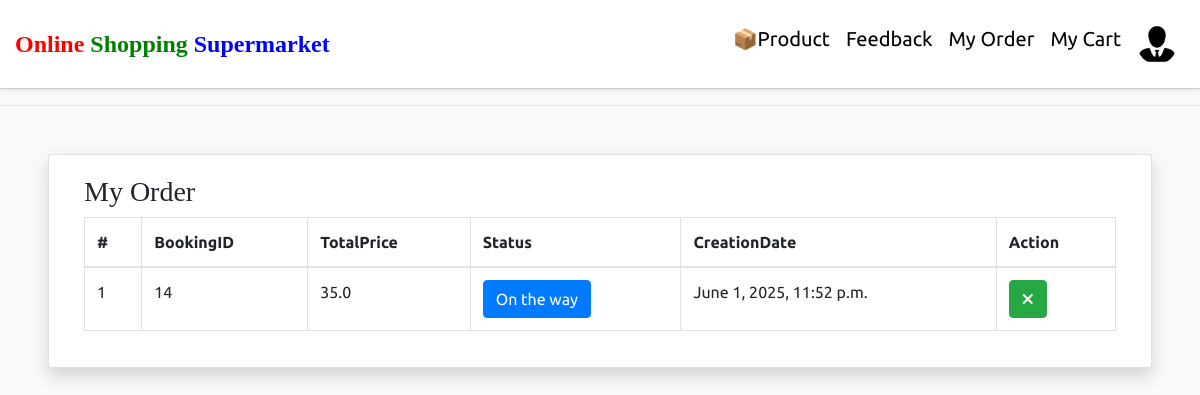
Before: /my-order/ (signed in) with the older database file.
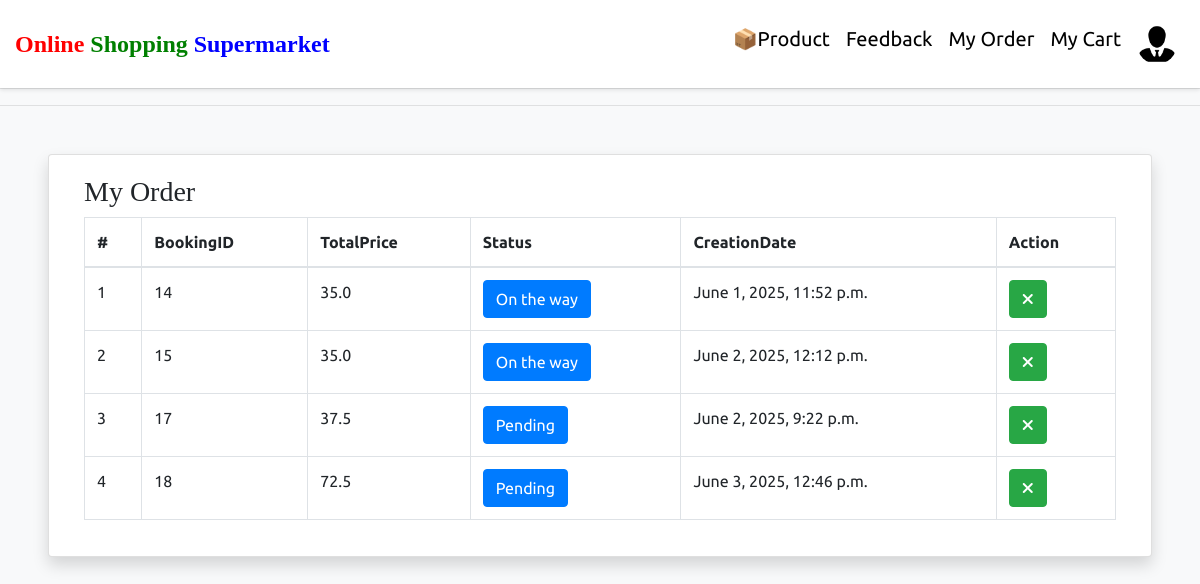
After: the same page with the newer database file.
### groceryapp/models.py (models this page shows, shortened)
class Booking(models.Model):
    user = models.ForeignKey(User, on_delete=models.CASCADE, null=True, blank=True)
    product = models.TextField(default={'objects': []}, null=True, blank=True)
    total = models.CharField(max_length=100, null=True, blank=True)
    status = models.IntegerField(choices=ORDERSTATUS, default=1)
    created = models.DateTimeField(auto_now_add=True)
    updated = models.DateTimeField(auto_now=True)

### groceryapp/views.py (the view)
# urls.py: path('my-order/', myOrder, name="myorder"),
def myOrder(request):
    order = Booking.objects.filter(user=request.user)
    return render(request, "my-order.html", locals())

### groceryapp/templates/my-order.html (shortened to what this page needs)
{% extends 'userbase.html' %}
{% block content %}
<hr class="mt-0">
<div class="card shadow m-5" id="myorder">
    <div class="card-body">
        <div class="container-fluid">
            <h3 style="font-family:roman">My Order</h3>
            <table class="table table-bordered" style="width:100%">
                <thead>
                <tr>
                    <th>#</th>
                    <th>BookingID</th>
                    <th>TotalPrice</th>
                    <th>Status</th>
                    <th>CreationDate</th>
                    <th>Action</th>
                </tr>
                </thead>
                <tbody>
                {% for i in order %}
                <tr>
                    <td>{{forloop.counter}}</td>
                    <td>{{i.id}}</td>
                    <td>{{i.total}}</td>
                    <td><a href="/user-order-track/{{i.id}}/" class="btn btn-primary" title="Track Status">{{i.get_status_display}}</a></td>
                    <td>{{i.created}}</td>
                   <td>
    {% if i.status < 4 %}
        <a href="/change-order-status/{{i.id}}/?status=5" class="btn btn-success" title="Cancel Order"><i class="fa-solid fa-xmark"></i></a>
    {% endif %}
</td>
                </tr>
                {% endfor %}
                </tbody>
            </table>
        </div>
    </div>
</div>
{% endblock %}

Changed rows visible on the page:
added Booking: id "15", total "35.0", status "On the way", created "June 2, 2025, 12:12 p.m."
added Booking: id "17", total "37.5", status "Pending", created "June 2, 2025, 9:22 p.m."
added Booking: id "18", total "72.5", status "Pending", created "June 3, 2025, 12:46 p.m."
